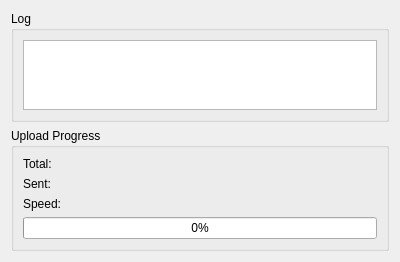
<?xml version="1.0" encoding="UTF-8"?>
<ui version="4.0">
 <class>UploadPage</class>
 <widget class="QWizardPage" name="UploadPage">
  <property name="geometry">
   <rect>
    <x>0</x>
    <y>0</y>
    <width>400</width>
    <height>235</height>
   </rect>
  </property>
  <property name="windowTitle">
   <string notr="true"/>
  </property>
  <property name="title">
   <string comment="@title:window Wizard page title">Upload</string>
  </property>
  <property name="subTitle">
   <string notr="true"/>
  </property>
  <attribute name="pageId">
   <string notr="true">4</string>
  </attribute>
  <layout class="QVBoxLayout" name="verticalLayout_2">
   <item>
    <widget class="QGroupBox" name="groupBox">
     <property name="title">
      <string comment="@label:textbox Upload log">Log</string>
     </property>
     <layout class="QVBoxLayout" name="verticalLayout">
      <item>
       <widget class="KTextBrowser" name="logBrowser">
        <property name="html">
         <string notr="true" comment="@label:textbox">&lt;!DOCTYPE HTML PUBLIC &quot;-//W3C//DTD HTML 4.0//EN&quot; &quot;http://www.w3.org/TR/REC-html40/strict.dtd&quot;&gt;
&lt;html&gt;&lt;head&gt;&lt;meta name=&quot;qrichtext&quot; content=&quot;1&quot; /&gt;&lt;style type=&quot;text/css&quot;&gt;
p, li { white-space: pre-wrap; }
&lt;/style&gt;&lt;/head&gt;&lt;body style=&quot; font-family:'Sans Serif'; font-size:8pt; font-weight:400; font-style:normal;&quot;&gt;
&lt;p style=&quot;-qt-paragraph-type:empty; margin-top:0px; margin-bottom:0px; margin-left:0px; margin-right:0px; -qt-block-indent:0; text-indent:0px;&quot;&gt;&lt;/p&gt;&lt;/body&gt;&lt;/html&gt;</string>
        </property>
       </widget>
      </item>
     </layout>
    </widget>
   </item>
   <item>
    <widget class="QGroupBox" name="groupBox_2">
     <property name="title">
      <string comment="@title:group Upload progress information">Upload Progress</string>
     </property>
     <layout class="QFormLayout" name="formLayout_2">
      <item row="0" column="0">
       <widget class="QLabel" name="label">
        <property name="text">
         <string comment="@label:textbox Total data size to upload">Total:</string>
        </property>
       </widget>
      </item>
      <item row="0" column="1">
       <widget class="QLabel" name="totalLabel">
        <property name="text">
         <string/>
        </property>
       </widget>
      </item>
      <item row="1" column="0">
       <widget class="QLabel" name="label_3">
        <property name="text">
         <string comment="@label:textbox uploaded data">Sent:</string>
        </property>
       </widget>
      </item>
      <item row="2" column="0">
       <widget class="QLabel" name="label_5">
        <property name="text">
         <string comment="@label:textbox Upload speed">Speed:</string>
        </property>
       </widget>
      </item>
      <item row="3" column="0" colspan="2">
       <widget class="QProgressBar" name="progressBar">
        <property name="value">
         <number>0</number>
        </property>
        <property name="format">
         <string notr="true">%p%</string>
        </property>
       </widget>
      </item>
      <item row="1" column="1">
       <widget class="QLabel" name="sentLabel">
        <property name="text">
         <string/>
        </property>
       </widget>
      </item>
      <item row="2" column="1">
       <widget class="QLabel" name="speedLabel">
        <property name="text">
         <string/>
        </property>
       </widget>
      </item>
     </layout>
    </widget>
   </item>
  </layout>
 </widget>
 <customwidgets>
  <customwidget>
   <class>KTextBrowser</class>
   <extends>QTextBrowser</extends>
   <header>ktextbrowser.h</header>
  </customwidget>
 </customwidgets>
 <resources/>
 <connections/>
</ui>
